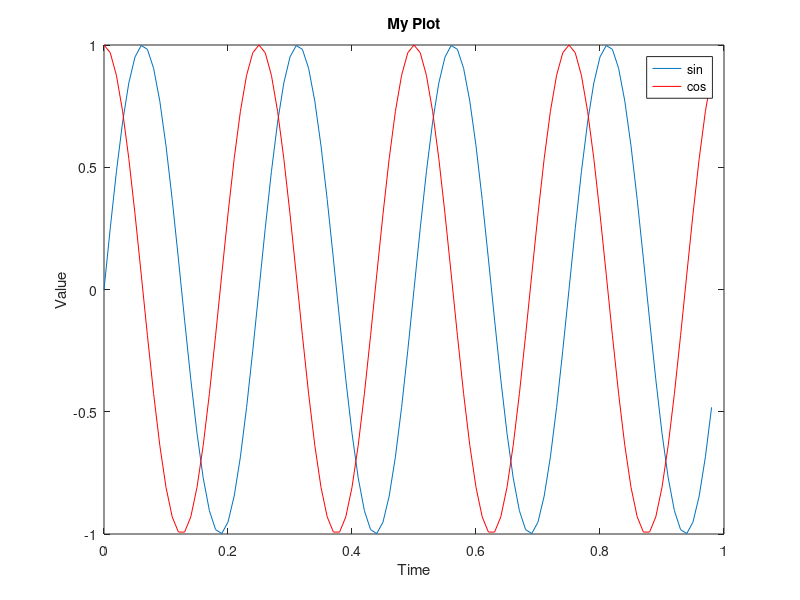
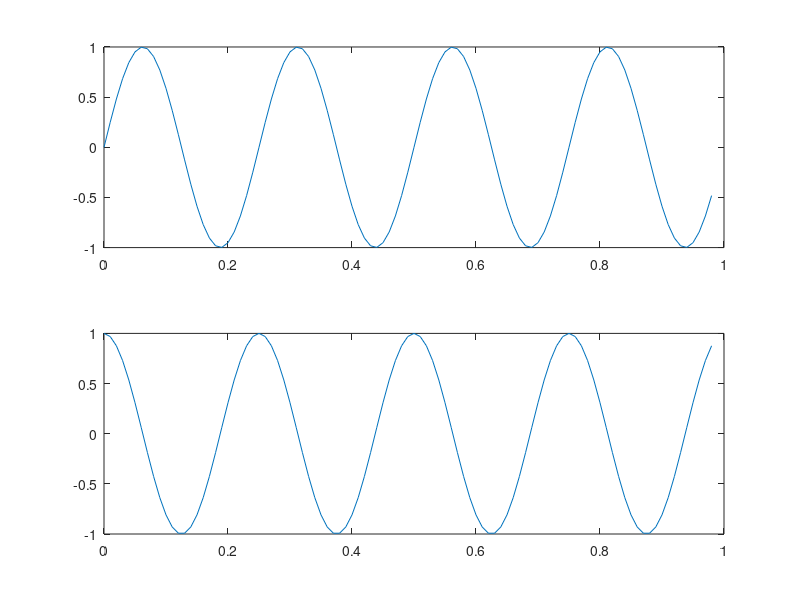

The MATLAB script that drew these images, in order:
a = 5.3256 ;
b = 6 ;

A=[1 2; 3 4 ; 5 6];
rand(3,3);
randn(1,3);
eye(4) %4x4 identity matrix
disp(a == b)  
disp(sprintf('2 decimals: %0.2f', a))

sz = size(A);
size(A,1); % number of rows
format long ;
format short;

%load featuresX.dat
%load('featuresX.dat')

%who shows variables in the current scope
%clear featuresX %clears the data
%V = featuresX(1:10)
%save hello.mat v; %saves the v as file shown
%save hello.txt v -ascii
%A([1 3],:) gives A's ffirst and third row with all columns
%a(:,2) = [10;11;12]
%A = [A,[10;11;12]]
%A(:) put all elements of A into a single vector
%element wise multiply matrix = A.*B
%A.^2
%1 ./ V

% [val ,ind] = max(A)  %return values and index of max values
a= [0.4 , 1.5 ,15,5.9];
%floor(a) % rounds down
%ceil(a) %rounds down
%max(A,[],1) return max numbers in columns
%max(A,[],2) return max numbers in rows
%sum(A,1) sums all columns
%pinv(A) inverse of A
 
#plotting data
t=[0:0.01:0.98];
y1=sin(2*pi*4*t);
y2=cos(2*pi*4*t);
plot(t,y1)
hold on;
plot(t,y2,'r');
xlabel('Time')
ylabel('Value')
legend('sin','cos')
title('My Plot')
##cd 'C:\Users\User\Coursera'; 
##print -dpng 'myFirstPlot.png'
##figure();plot(t,y1);
figure();
subplot(2,1,1);plot(t,y1);
subplot(2,1,2);plot(t,y2);
%axis([0.5 1 -1 1])
v=ones(8,1)
for i=1:10,
  v(i)=2^i;
end

%addpath('C:\Users\User\Desktop')
 
##[t1,t2]=sq_2(6) function call




























